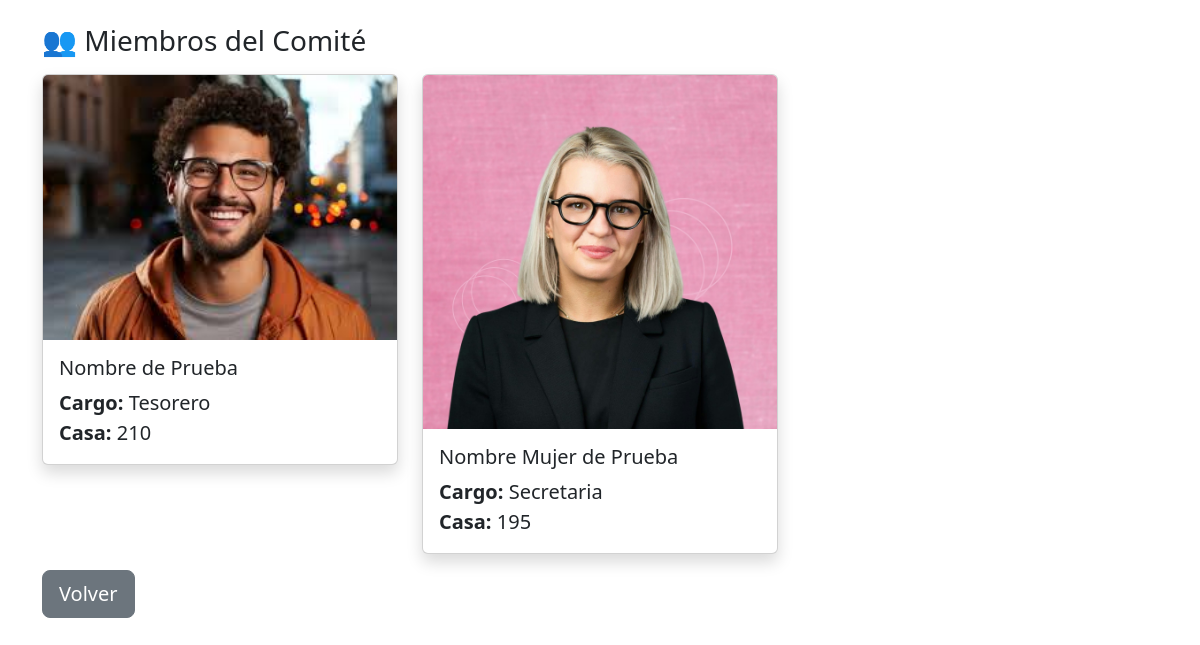
Page /comite on the committed database.
### tables this page shows
CREATE TABLE comite (
        id INTEGER PRIMARY KEY AUTOINCREMENT,
        nombre TEXT,
        cargo TEXT,
        casa TEXT,
        foto TEXT
    );

### app - debug.py (the view)
@app.route('/comite')
def comite():
    db = get_db()
    data = db.execute('SELECT * FROM comite').fetchall()
    return render_template('comite.html', data=data)

### app - debug.py (called while the page is built)
def get_db():
    conn = sqlite3.connect(DB)
    conn.row_factory = sqlite3.Row
    return conn

### templates/comite.html (shortened to what this page needs)
<!DOCTYPE html>
<html lang="es">
<head>
    <link href="https://cdn.jsdelivr.net/npm/bootstrap@5.3.2/dist/css/bootstrap.min.css" rel="stylesheet">
</head>
<body class="fs-5">
<div class="container mt-4">
    <h3>👥 Miembros del Comité</h3>
    <div class="row mt-3">
        {% for c in data %}
        <div class="col-md-4 mb-3">
            <div class="card shadow">
                {% if c['foto'] %}
                <img src="{{ c['foto'] }}" class="card-img-top">
                {% endif %}
                <div class="card-body">
                    <h5 class="card-title">{{ c['nombre'] }}</h5>
                    <p class="card-text">
                        <strong>Cargo:</strong> {{ c['cargo'] }}<br>
                        <strong>Casa:</strong> {{ c['casa'] }}
                    </p>
                </div>
            </div>
        </div>
        {% endfor %}
    </div>
    <a href="/" class="btn btn-lg btn-secondary">Volver</a>
</div>
</body>
</html>

### rows in the picture
comite: foto (picture), nombre "Nombre de Prueba", cargo "Tesorero", casa "210"
comite: foto (picture), nombre "Nombre Mujer de Prueba", cargo "Secretaria", casa "195"
